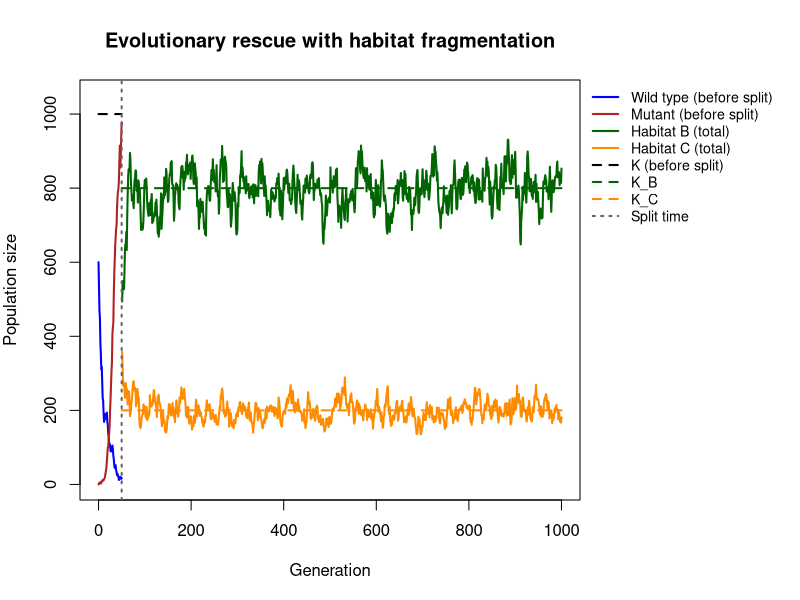
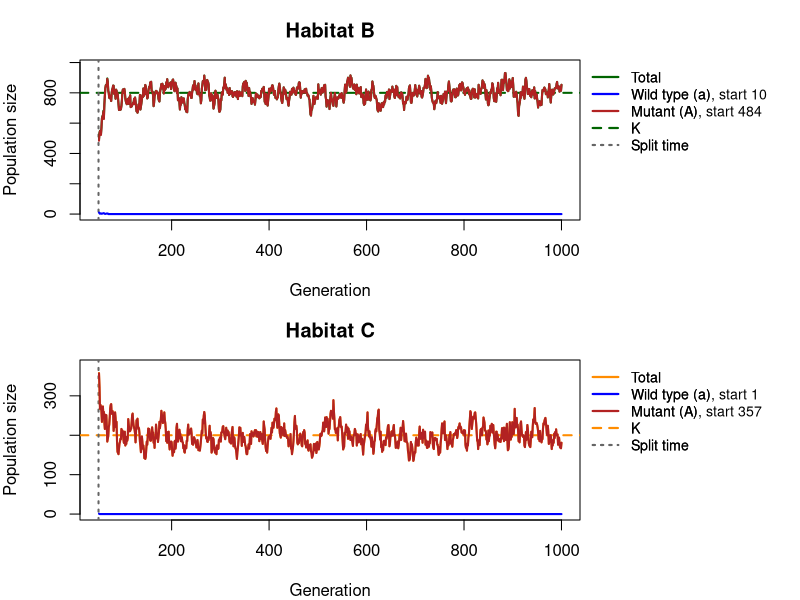
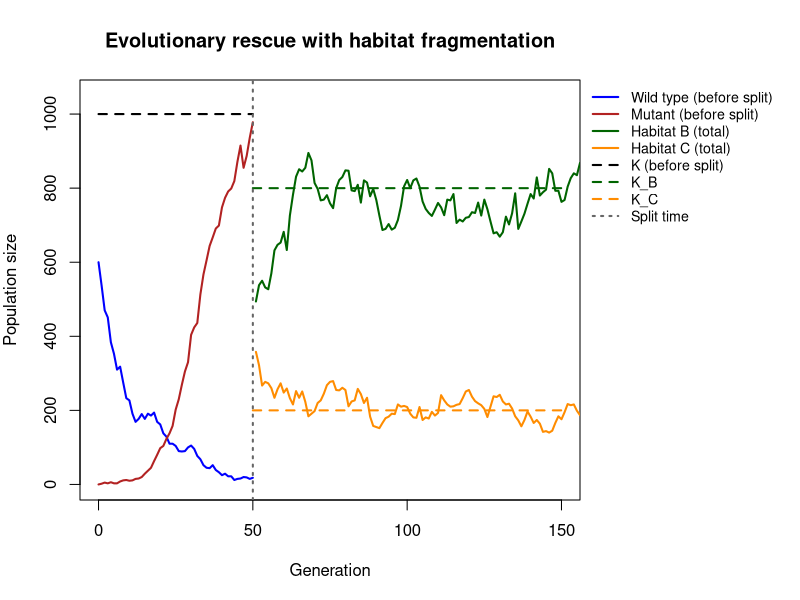
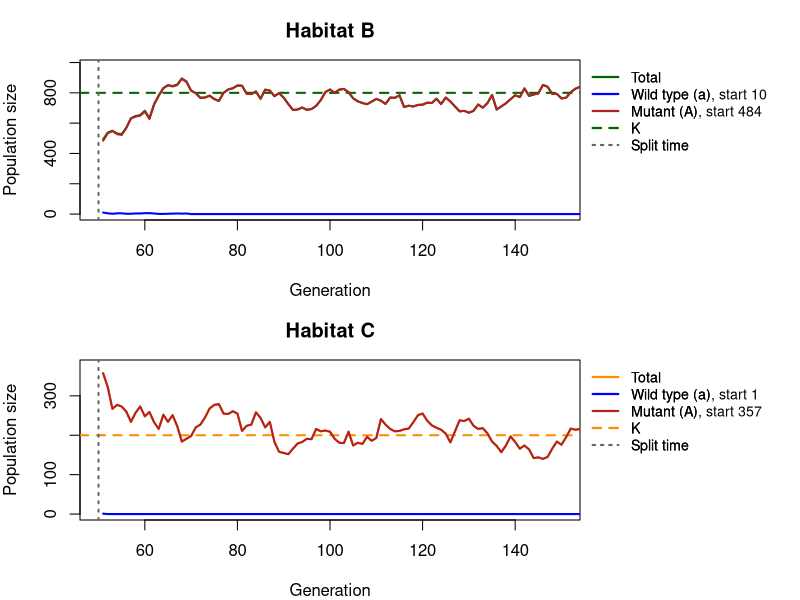
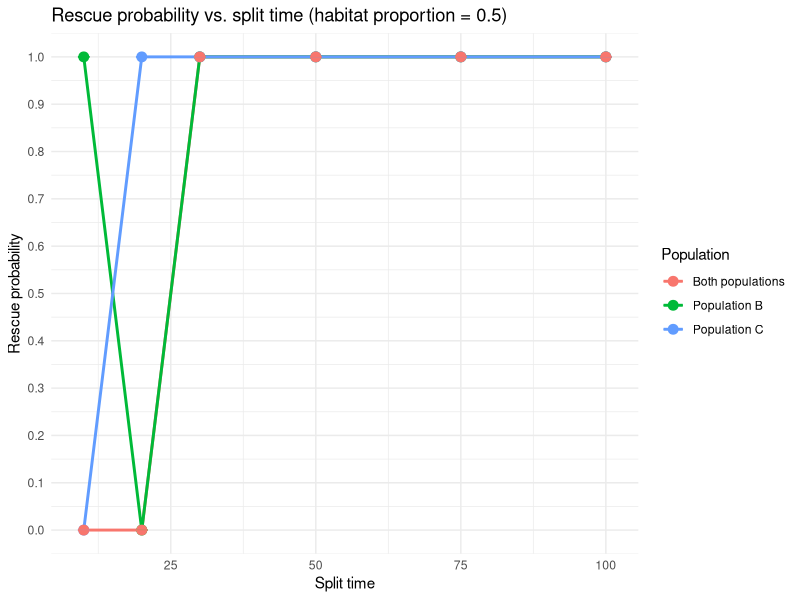
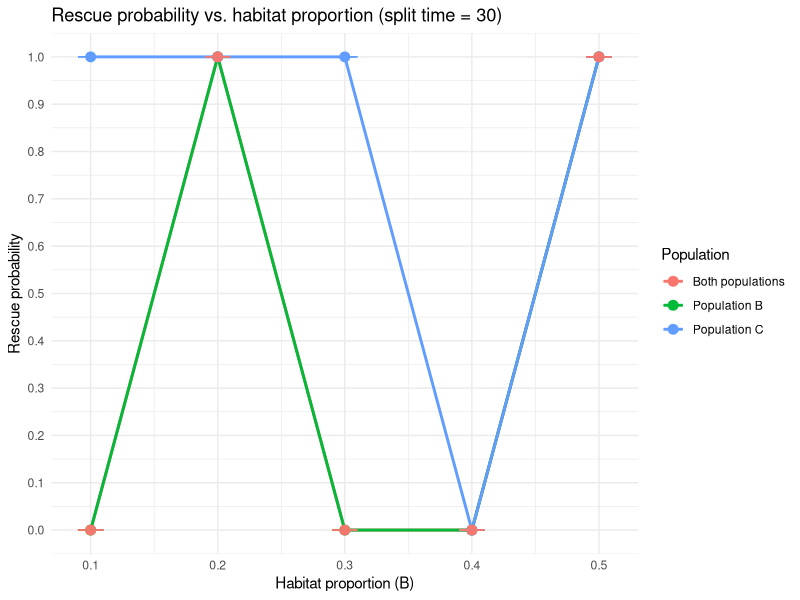
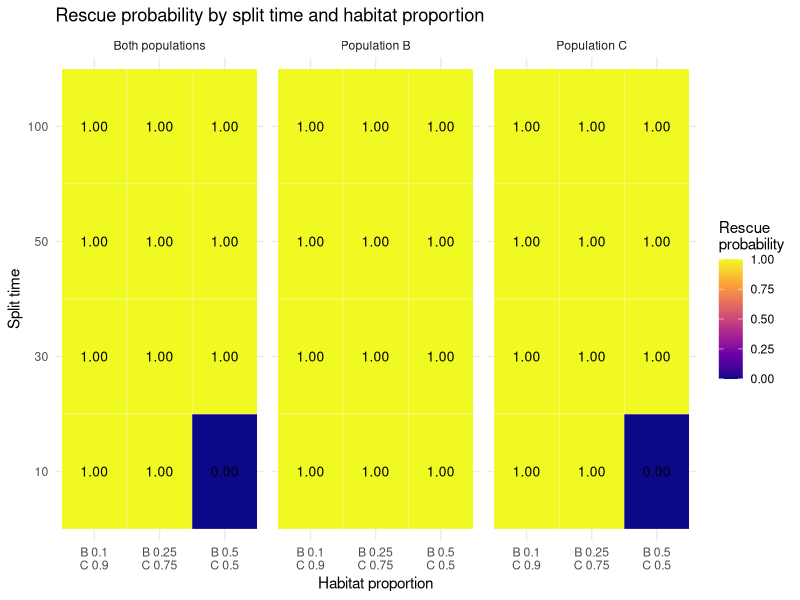
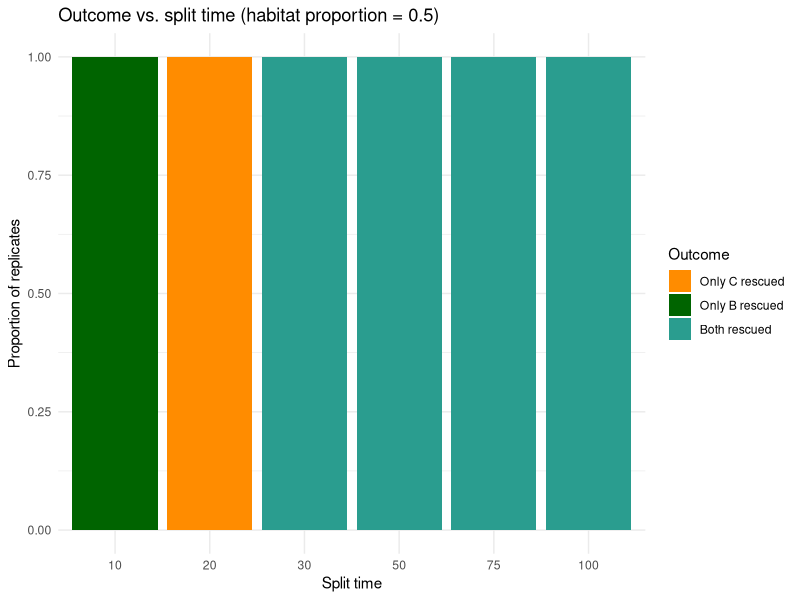

The R source for these figures, in order:
## ---- chunk 1
set.seed(57)

simulate_one_gen <- function(N_a, N_A, decay_rate, sel_coeff, mut_rate, K) {
  # total population size and per-capita growth rates without competition
  N_tot <- N_a + N_A
  rho_a <- -decay_rate
  rho_A <- sel_coeff - decay_rate
  # logistic growth: crowding reduces the growth of both types equally (set to 0 if negative)
  mean_a <- N_a * max(0, 1 + rho_a - rho_A * N_tot / K)
  mean_A <- N_A * max(0, 1 + rho_A - rho_A * N_tot / K)
  # draw offspring according to Poisson distribution
  offsp_a <- rpois(1, mean_a)
  offsp_A <- rpois(1, mean_A)
  
  # draw new mutants according to Poisson distribution
  mut_a_to_A <- rpois(1, offsp_a * mut_rate)
  
  # determine new population sizes of wild type and mutant
  N_a_new <- offsp_a - mut_a_to_A
  N_A_new <-  offsp_A + mut_a_to_A
  
  return(c(N_a_new, N_A_new))
}

 
# Test the function
print(simulate_one_gen(100,0,0.1,0.2,0.001,1000))




## ---- chunk 2
simulate_pop <- function(N_init_a, N_init_A, decay_rate, sel_coeff, mut_rate, t_max, K, habitat_prop, split_ratio, split_time) {
  # Create the vector in which to save the results
  pop_vector <- c(N_init_a, N_init_A)
  # initiate the variables
  pop_new <- c(N_init_a, N_init_A)
  
  # Create the vectors for the new habitats
  pop_vector_B <- NULL
  pop_vector_C <- NULL
  
  # run the simulation until generation t_max
  for (i in 1:t_max) {
    
     # Time when the fragmentation occur
    if (i == split_time + 1) {
      
    # Create the new habitats (creating new K)
    K_B <- K * habitat_prop
    K_C <- K * (1 - habitat_prop)
    
    #create the ratio of the splitting
    split_ratio_B <- split_ratio
    split_ratio_C <- (1 - split_ratio_B)
    # print(split_ratio_B)
    # print(split_ratio_C)
    # Distribute individuals  randomly to the habitat B
    n_B_a <- rbinom(1, pop_new[1], split_ratio_B) 
    n_B_A <- rbinom(1, pop_new[2], split_ratio_B)   

    # Distribute individuals randomly to the habitat C
    n_C_a <- pop_new[1] - n_B_a
    n_C_A <- pop_new[2] - n_B_A

    # Calculate the new populatins for B an C 
    pop_new_B <- simulate_one_gen(n_B_a, n_B_A, decay_rate, sel_coeff, mut_rate, K_B)
    pop_new_C <- simulate_one_gen(n_C_a, n_C_A, decay_rate, sel_coeff, mut_rate, K_C)
    
    # add the new population sizes to the output vector
    pop_vector_B <- rbind(pop_vector_B,pop_new_B)
    pop_vector_C <- rbind(pop_vector_C,pop_new_C)
    
    }
    
    if (i > split_time + 1) {

    pop_new_B <- simulate_one_gen(
      pop_new_B[1], pop_new_B[2],
      decay_rate, sel_coeff, mut_rate,K_B
    )

    pop_new_C <- simulate_one_gen(
      pop_new_C[1], pop_new_C[2],
      decay_rate, sel_coeff, mut_rate,K_C
    )

    # Save the results for each generation
    pop_vector_B <- rbind(pop_vector_B, pop_new_B)
    pop_vector_C <- rbind(pop_vector_C, pop_new_C)

    # define the row and column names of the output vector
    rownames(pop_vector_B) <- (0:t_max)[1:length(pop_vector_B[,1])] 
    rownames(pop_vector_C) <- (0:t_max)[1:length(pop_vector_C[,1])]
    colnames(pop_vector_B) <- c("a","A")
    colnames(pop_vector_C) <- c("a","A")
    
    }
    
    # Continue simulating habitat A only until split_time
if (i <= split_time) {
  
    # redefine the current population one generation later
    pop_new <- simulate_one_gen(pop_new[1],pop_new[2], decay_rate, sel_coeff, mut_rate,K)
    # add the new population sizes to the output vector
    pop_vector <- rbind(pop_vector,pop_new)
    # condition to stop the simulation before t_max: either the population exceeds 2 times the original population size, or it goes extinct
    if (pop_new[1]+pop_new[2]>=2*(N_init_a+ N_init_A) | pop_new[1]+pop_new[2]==0) break
}
    
 }
  # define the row and column names of the output vector
  rownames(pop_vector) <- (0:t_max)[1:length(pop_vector[,1])] # note that the vector has to be cut if the simulation stopped early
  colnames(pop_vector) <- c("a","A")
  
  # Data frames
    pop_vector_df <- as.data.frame(pop_vector)
    pop_vector_B_df <- as.data.frame(pop_vector_B)
    pop_vector_C_df <- as.data.frame(pop_vector_C)
  # return all three population vectors separately
  return(list(main = pop_vector_df, B = pop_vector_B_df, C = pop_vector_C_df))

  
}
## ---- chunk 3
# ============================================================
# Plot functions for the evolutionary rescue simulation
# with habitat fragmentation
# ============================================================

# ---- 1. Overview plot: wild type and mutant before the split,
#         total of habitats B and C after the split, legend outside ----
plot_split <- function(output, K, habitat_prop, split_time, xlim_max = NULL) {

  main <- output$main
  B    <- output$B
  C    <- output$C

  K_B <- K * habitat_prop
  K_C <- K * (1 - habitat_prop)

  # population sizes before the split (wild type and mutant separately)
  wt_main  <- main$a
  mut_main <- main$A

  # total population sizes after the split
  tot_B <- B$a + B$A
  tot_C <- C$a + C$A

  # generation numbers
  gen_main <- 0:(length(wt_main) - 1)
  gen_B    <- split_time + seq_along(tot_B)
  gen_C    <- split_time + seq_along(tot_C)

  # axis ranges
  x_max <- if (is.null(xlim_max)) max(c(gen_main, gen_B)) else xlim_max
  y_max <- max(c(K, wt_main, mut_main, tot_B, tot_C), na.rm = TRUE)

  # make room on the right for the legend, restore settings afterwards
  old_par <- par(mar = c(5, 4, 4, 11))
  on.exit(par(old_par))

  plot(NA, xlim = c(0, x_max), ylim = c(0, y_max * 1.05),
       xlab = "Generation", ylab = "Population size",
       main = "Evolutionary rescue with habitat fragmentation")

  # carrying capacities: K only until the split, then K_B and K_C
  segments(0, K, split_time, K, col = "black", lty = 2, lwd = 2)
  segments(split_time, K_B, x_max, K_B, col = "darkgreen",  lty = 2, lwd = 2)
  segments(split_time, K_C, x_max, K_C, col = "darkorange", lty = 2, lwd = 2)

  # before the split: wild type and mutant
  lines(gen_main, wt_main,  col = "blue",      lwd = 2)
  lines(gen_main, mut_main, col = "firebrick", lwd = 2)

  # after the split: total of habitat B and C
  if (length(tot_B) > 0) lines(gen_B, tot_B, col = "darkgreen",  lwd = 2)
  if (length(tot_C) > 0) lines(gen_C, tot_C, col = "darkorange", lwd = 2)

  # split time
  abline(v = split_time, col = "grey40", lty = 3, lwd = 2)

  # legend outside, at the top right corner of the plot region
  legend(x = par("usr")[2], y = par("usr")[4], xpd = TRUE, bty = "n",
         xjust = 0, yjust = 1, cex = 0.85,
         legend = c("Wild type (before split)", "Mutant (before split)",
                    "Habitat B (total)", "Habitat C (total)",
                    "K (before split)", "K_B", "K_C", "Split time"),
         col = c("blue", "firebrick", "darkgreen", "darkorange",
                 "black", "darkgreen", "darkorange", "grey40"),
         lty = c(1, 1, 1, 1, 2, 2, 2, 3), lwd = 2)
}

# ---- 2. Single habitat panel (used for B and C) ----
plot_habitat <- function(df, K_hab, split_time, title, col_tot, xlim_max = NULL) {

  if (is.null(df) || nrow(df) == 0) {
    plot.new()
    title(main = paste(title, "- no data (population ended before the split)"))
    return(invisible(NULL))
  }

  gens  <- split_time + seq_len(nrow(df))
  tot   <- df$a + df$A
  x_max <- if (is.null(xlim_max)) max(gens) else xlim_max
  y_max <- max(c(K_hab, tot), na.rm = TRUE)

  plot(NA, xlim = c(split_time, x_max), ylim = c(0, y_max * 1.05),
       xlab = "Generation", ylab = "Population size", main = title)

  abline(h = K_hab, col = col_tot, lty = 2, lwd = 2)       # K of this habitat
  abline(v = split_time, col = "grey40", lty = 3, lwd = 2) # split time

  lines(gens, tot,  col = col_tot,     lwd = 2)  # total
  lines(gens, df$a, col = "blue",      lwd = 2)  # wild type
  lines(gens, df$A, col = "firebrick", lwd = 2)  # mutant
  
  

  legend(x = par("usr")[2], y = par("usr")[4], xpd = TRUE, bty = "n",
         xjust = 0, yjust = 1, cex = 0.85,
         legend = c("Total", "Wild type (a)", "Mutant (A)", "K", "Split time"),
         col = c(col_tot, "blue", "firebrick", col_tot, "grey40"),
         lty = c(1, 1, 1, 2, 3), lwd = 2)
  
  ##adding the starting population
    legend(x = par("usr")[2], y = par("usr")[4], xpd = TRUE, bty = "n",
         xjust = 0, yjust = 1, cex = 0.85,
         legend = c("Total",
                    paste0("Wild type (a), start ", df$a[1]),
                    paste0("Mutant (A), start ", df$A[1]),
                    "K", "Split time"),
         col = c(col_tot, "blue", "firebrick", col_tot, "grey40"),
         lty = c(1, 1, 1, 2, 3), lwd = 2)
}

# ---- 3. Two panels: habitat B on top, habitat C below ----
plot_habitats <- function(output, K, habitat_prop, split_time, xlim_max = NULL) {

  K_B <- K * habitat_prop
  K_C <- K * (1 - habitat_prop)

  # two panels stacked, with room on the right for the legends
  old_par <- par(mfrow = c(2, 1), mar = c(4, 4, 3, 11))
  on.exit(par(old_par))

  plot_habitat(output$B, K_B, split_time, "Habitat B", "darkgreen",  xlim_max)
  plot_habitat(output$C, K_C, split_time, "Habitat C", "darkorange", xlim_max)
}

# ============================================================
# Usage
# (simulate_one_gen and simulate_pop must be defined first)
# ============================================================
max_gen      <- 1000
K            <- 1000
habitat_prop <- 0.8
split_time   <- 50
split_ratio  <- 0.5

output <- simulate_pop(600, 0, 0.01, 0.2, 0.001, max_gen, K,
                       habitat_prop, split_ratio , split_time)

# overview plot
plot_split(output, K = K, habitat_prop = habitat_prop, split_time = split_time)

# panels for habitat B and C
plot_habitats(output, K = K, habitat_prop = habitat_prop, split_time = split_time)

# zoomed in on the first 150 generations
plot_split(output, K = K, habitat_prop = habitat_prop,
           split_time = split_time, xlim_max = 150)
plot_habitats(output, K = K, habitat_prop = habitat_prop,
              split_time = split_time, xlim_max = 150)

## ---- chunk 4
library(ggplot2)
library(tidyr)
library(dplyr)

# ---- fixed parameters --------------------------------------------------
init_a           <- 600
init_A           <- 0
m_rate           <- 0.001
max_gen_analysis <- 1000
K_analysis       <- 1000
no_replicates    <- 1    # more replicates give more precise probabilities
max_attempts     <- 5000
rescue_frac      <- 1       # rescue = A >= rescue_frac * K of the habitat, changeable 

# ---- core function: your loop, wrapped so it can be reused -------------
run_scenarios <- function(split_times, habitat_props) {
  results <- list()
  
  for (st in split_times) {
    for (hp in habitat_props) {
      
      K_B <- K_analysis * hp
      K_C <- K_analysis * (1 - hp)
      
      i <- 0
      attempts <- 0
      repeat {
        attempts <- attempts + 1
        if (attempts > max_attempts) {
          warning(paste("Too many failed runs for st =", st, "hp =", hp))
          break
        }
        
        one_run <- simulate_pop(
          init_a, init_A,
          decay_rate   = 0.01,
          sel_coeff    = 0.2,
          mut_rate     = m_rate,
          t_max        = max_gen_analysis,
          K            = K_analysis,
          habitat_prop = hp,
          split_ratio  = 0.5,
          split_time   = st
        )
        
        # skip runs that ended before the split time
        if (nrow(one_run$B) == 0 || nrow(one_run$C) == 0) next
        i <- i + 1
        
        reached_B <- one_run$B$A >= rescue_frac * K_B
        reached_C <- one_run$C$A >= rescue_frac * K_C
        rescued_B <- any(reached_B)
        rescued_C <- any(reached_C)
        
        results[[length(results) + 1]] <- data.frame(
          st = st,
          hp = hp,
          replicate = i,
          rescued_B = rescued_B,
          rescued_C = rescued_C,
          rescued_any  = rescued_B | rescued_C,
          rescued_both = rescued_B & rescued_C,
          gen_B = if (rescued_B) which(reached_B)[1] else NA_integer_,
          gen_C = if (rescued_C) which(reached_C)[1] else NA_integer_
        )
        
        if (i >= no_replicates) break
      }
    }
  }
  
  data_table <- do.call(rbind, results)
  
  # rescue probability per scenario, with binomial standard error
  rescue_prob <- data_table %>%
    group_by(st, hp) %>%
    summarise(
      n = n(),
      across(c(rescued_B, rescued_C, rescued_any, rescued_both), mean),
      .groups = "drop"
    )
  
  list(data = data_table, prob = rescue_prob)
}

# ---- helper: long format with SE for plotting --------------------------
to_long <- function(rescue_prob) {
  rescue_prob %>%
    pivot_longer(
      cols = c(rescued_B, rescued_C, rescued_both),
      names_to = "population",
      values_to = "rescue_probability"
    ) %>%
    mutate(
      se = sqrt(rescue_probability * (1 - rescue_probability) / n),
      population = recode(
        population,
        rescued_B    = "Population B",
        rescued_C    = "Population C",
        rescued_both = "Both populations"
      )
    )
}

# =======================================================================
# ANALYSIS 1: split time varies, habitat proportion fixed
# =======================================================================
res1 <- run_scenarios(
  split_times   = c(10, 20, 30, 50, 75, 100),
  habitat_props = 0.5
)
long1 <- to_long(res1$prob)
print(res1$prob)

ggplot(long1, aes(x = st, y = rescue_probability,
                  color = population, group = population)) +
  geom_line(linewidth = 1) +
  geom_point(size = 3) +
  geom_errorbar(aes(ymin = pmax(0, rescue_probability - se),
                    ymax = pmin(1, rescue_probability + se)),
                width = 2) +
  scale_y_continuous(limits = c(0, 1), breaks = seq(0, 1, 0.1)) +
  labs(title = "Rescue probability vs. split time (habitat proportion = 0.5)",
       x = "Split time", y = "Rescue probability", color = "Population") +
  theme_minimal()

# =======================================================================
# ANALYSIS 2: habitat proportion varies, split time fixed
# =======================================================================
res2 <- run_scenarios(
  split_times   = 30,
  habitat_props = c(0.1, 0.2, 0.3, 0.4, 0.5)
)
long2 <- to_long(res2$prob)
print(res2$prob)

ggplot(long2, aes(x = hp, y = rescue_probability,
                  color = population, group = population)) +
  geom_line(linewidth = 1) +
  geom_point(size = 3) +
  geom_errorbar(aes(ymin = pmax(0, rescue_probability - se),
                    ymax = pmin(1, rescue_probability + se)),
                width = 0.02) +
  scale_x_continuous(breaks = seq(0.1, 0.9, 0.1)) +
  scale_y_continuous(limits = c(0, 1), breaks = seq(0, 1, 0.1)) +
  labs(title = "Rescue probability vs. habitat proportion (split time = 30)",
       x = "Habitat proportion (B)", y = "Rescue probability",
       color = "Population") +
  theme_minimal()

# =======================================================================
# ANALYSIS 3: both vary (full grid)
# =======================================================================
res3 <- run_scenarios(
  split_times   = c(10, 30, 50, 100),
  habitat_props = c(0.1, 0.25, 0.5)
)
long3 <- to_long(res3$prob)
print(res3$prob)

# heatmap: one panel per population
# label showing the proportion of BOTH habitats on two lines, e.g. "B 0.1" over "C 0.9"
hp_values <- sort(unique(long3$hp))
long3 <- long3 %>%
  mutate(hp_label = factor(hp, levels = hp_values,
                           labels = paste0("B ", hp_values, "\nC ", 1 - hp_values)))

ggplot(long3, aes(x = hp_label, y = factor(st), fill = rescue_probability)) +
  geom_tile(color = "white") +
  geom_text(aes(label = sprintf("%.2f", rescue_probability)), size = 3.5) +
  facet_wrap(~ population) +
  scale_fill_viridis_c(limits = c(0, 1), option = "C") +
  labs(title = "Rescue probability by split time and habitat proportion",
       x = "Habitat proportion", y = "Split time",
       fill = "Rescue\nprobability") +
  theme_minimal()

# =======================================================================
# ANALYSIS 4: both vary (bar plots percentage)
# =======================================================================
outcome_cols <- c("Both rescued"    = "#2a9d8f",
                  "Only B rescued"  = "darkgreen",
                  "Only C rescued"  = "darkorange",
                  "Neither rescued" = "grey75")

plot_outcomes <- function(dat, x_var, x_label, title) {
  dat <- dat %>%
    mutate(outcome = case_when(
      rescued_both ~ "Both rescued",
      rescued_B    ~ "Only B rescued",
      rescued_C    ~ "Only C rescued",
      TRUE         ~ "Neither rescued"),
      outcome = factor(outcome, levels = names(outcome_cols)[c(4, 3, 2, 1)]))
  
  ggplot(dat, aes(x = factor(.data[[x_var]]), fill = outcome)) +
    geom_bar(position = "fill") +          # each bar sums to 1 (= 100 %)
    scale_fill_manual(values = outcome_cols) +
    labs(title = title, x = x_label, y = "Proportion of replicates", fill = "Outcome") +
    theme_minimal()
}

plot_outcomes(res1$data, "st", "Split time", "Outcome vs. split time (habitat proportion = 0.5)")
plot_outcomes(res2$data, "hp", "Habitat proportion (B)", "Outcome vs. habitat proportion (split time = 30)")
plot_outcomes(res3$data, "st", "Split time", "Outcome by split time and habitat proportion") +
  facet_wrap(~ hp, labeller = label_both)
#bettter legends
